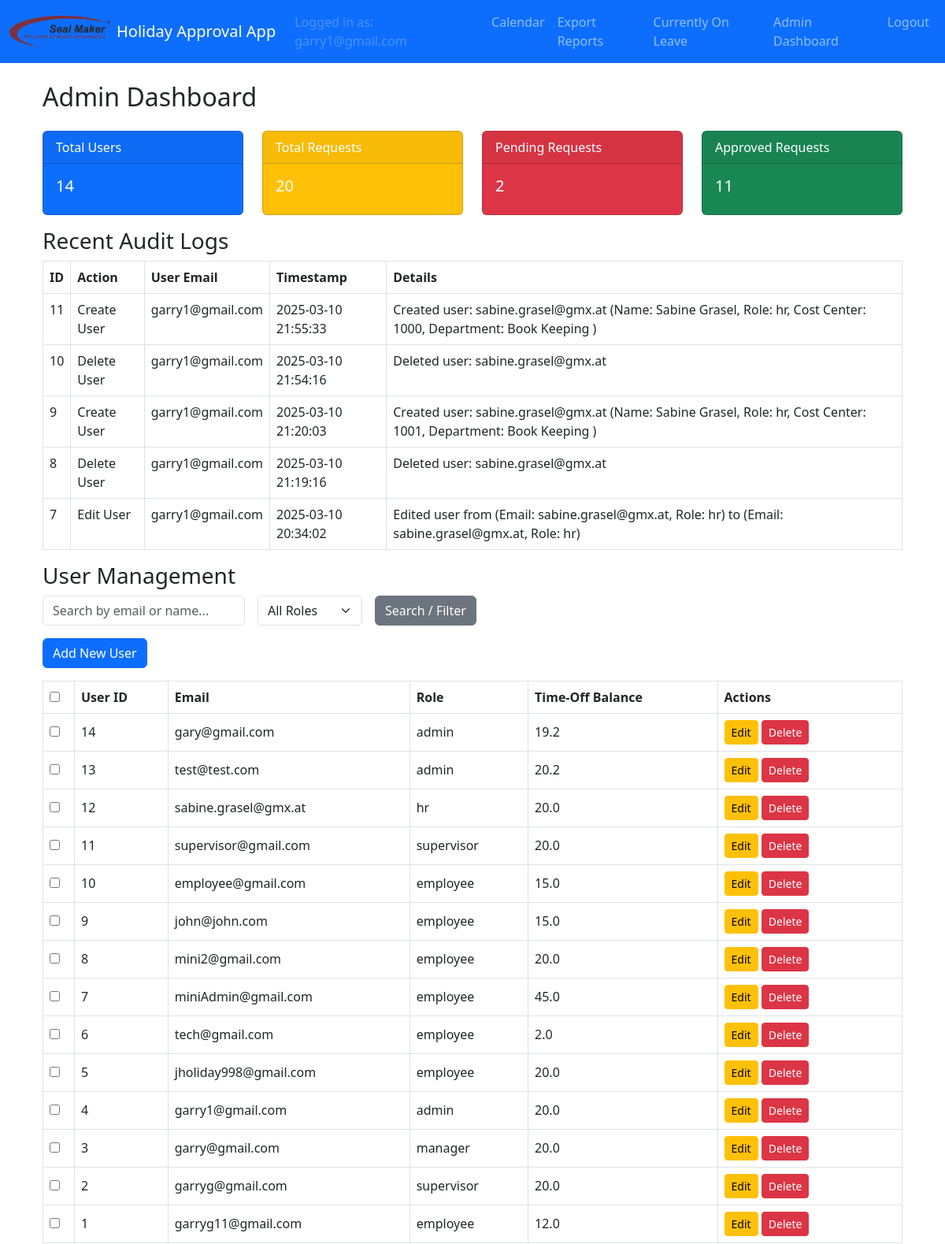
/admin/dashboard (signed in, upper part), run on an earlier commit of the app's database.
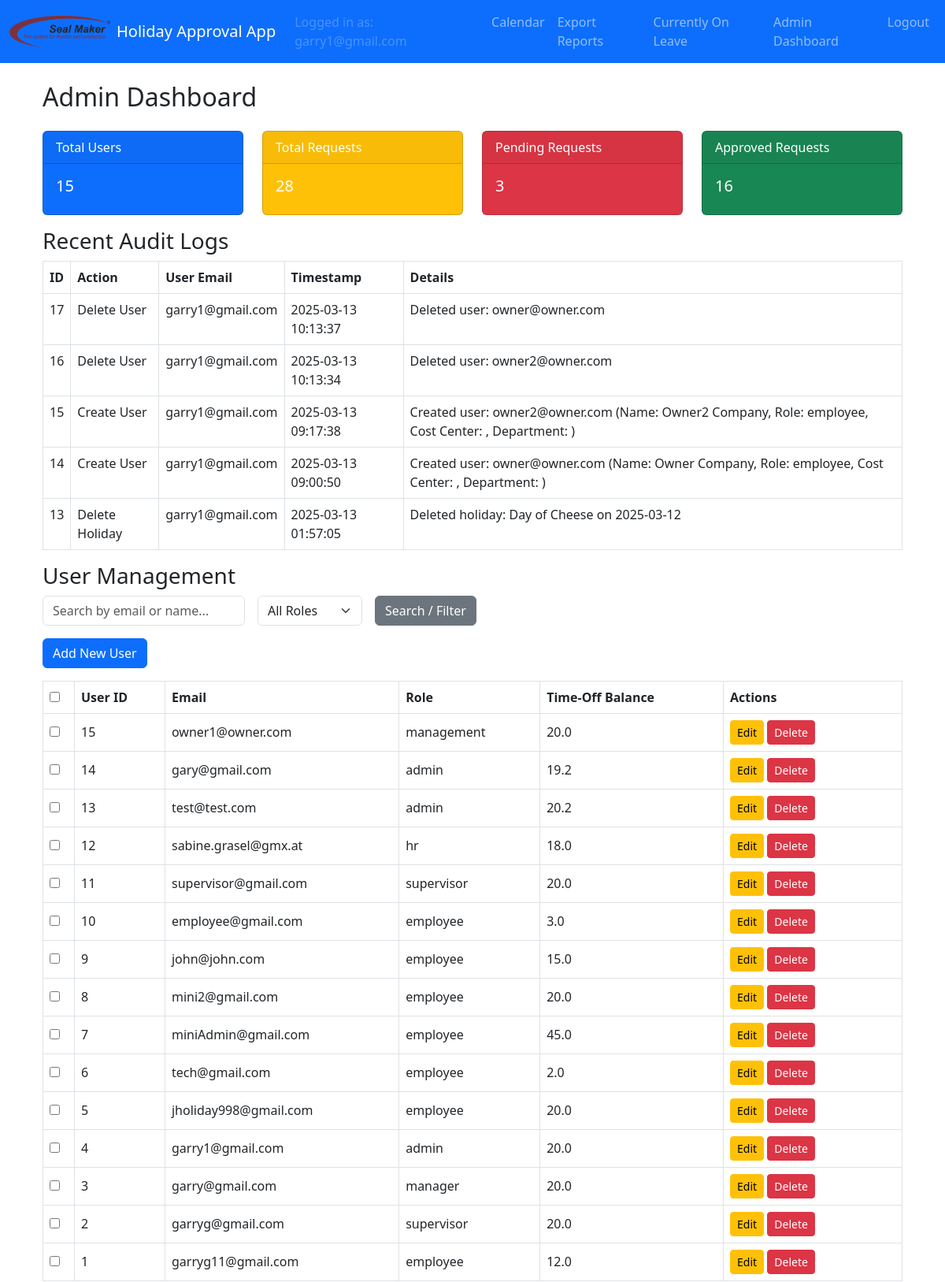
And on a later commit of the database.
### models.py (models this page shows, shortened)
class AuditLog(db.Model):
    id = db.Column(db.Integer, primary_key=True)
    action = db.Column(db.String(200), nullable=False)
    timestamp = db.Column(db.DateTime, default=datetime.utcnow)
    user_email = db.Column(db.String(120), nullable=False)
    details = db.Column(db.Text)

class User(UserMixin, db.Model):
    id = db.Column(db.Integer, primary_key=True)
    email = db.Column(db.String(120), unique=True, nullable=False)
    name = db.Column(db.String(120), nullable=True)           # Full name field
    cost_center = db.Column(db.String(50), nullable=True)       # Cost center field
    password_hash = db.Column(db.String(128), nullable=False)
    role = db.Column(db.String(20), nullable=False)             # Roles: employee, supervisor, manager, admin, hr, sub-admin
    time_off_balance = db.Column(db.Float, nullable=False, default=20.0, server_default="20.0")
    active = db.Column(db.Boolean, nullable=False, default=True, server_default="1")
    department = db.Column(db.String(100), nullable=True)       # Department field
    force_password_reset = db.Column(db.Boolean, nullable=False, default=False, server_default="0")

### admin/routes.py (the view)
@admin_bp.route('/dashboard', methods=['GET'])
@login_required
@admin_required
def dashboard():
    total_users = User.query.count()
    total_requests = HolidayRequest.query.count()
    pending_requests = HolidayRequest.query.filter_by(status='pending').count()
    approved_requests = HolidayRequest.query.filter_by(status='approved').count()
    audit_logs = AuditLog.query.order_by(AuditLog.timestamp.desc()).limit(5).all()
    search_term = request.args.get('search', '').strip()
    role_filter = request.args.get('role', '').strip()
    query = User.query
    if search_term:
        like_pattern = f"%{search_term}%"
        query = query.filter((User.email.ilike(like_pattern)) | (User.name.ilike(like_pattern)))
    if role_filter:
        query = query.filter_by(role=role_filter)
    users_list = query.order_by(User.id.desc()).all()
    return render_template(
        'admin_dashboard.html',
        total_users=total_users,
        total_requests=total_requests,
        pending_requests=pending_requests,
        approved_requests=approved_requests,
        audit_logs=audit_logs,
        users=users_list
    )

### admin/routes.py (called while the page is built)
def admin_required(func):
    @wraps(func)
    def wrapper(*args, **kwargs):
        if current_user.role not in ['admin', 'sub-admin']:
            flash(_("Access denied: Admins only."), "danger")
            return redirect(url_for('main.calendar'))
        return func(*args, **kwargs)
    return wrapper

### app.py (called while the page is built, shortened)
def create_app():
    app = Flask(__name__)
    app.config.from_object(Config)
    db.init_app(app)
    migrate.init_app(app, db)
    login_manager.init_app(app)
    bcrypt.init_app(app)
    mail.init_app(app)
    babel = Babel(app)
    babel.locale_selector_func = lambda: request.accept_languages.best_match(app.config['LANGUAGES'])
    @app.context_processor
    def inject_locale():
        return dict(get_locale=babel.locale_selector_func)
    login_manager.login_view = 'auth.login'
    @login_manager.user_loader
    def load_user(user_id):
        return User.query.get(int(user_id))

### templates/admin_dashboard.html (shortened to what this page needs)
{% extends "layout.html" %}
{% block content %}
<div class="container">
  <h2 class="mb-4">Admin Dashboard</h2>
  <div class="row">
    <div class="col-md-3">
      <div class="card text-white bg-primary mb-3">
        <div class="card-header">Total Users</div>
        <div class="card-body">
          <h5 class="card-title">{{ total_users }}</h5>
        </div>
      </div>
    </div>
    <div class="col-md-3">
      <div class="card text-white bg-warning mb-3">
        <div class="card-header">Total Requests</div>
        <div class="card-body">
          <h5 class="card-title">{{ total_requests }}</h5>
        </div>
      </div>
    </div>
    <div class="col-md-3">
      <div class="card text-white bg-danger mb-3">
        <div class="card-header">Pending Requests</div>
        <div class="card-body">
          <h5 class="card-title">{{ pending_requests }}</h5>
        </div>
      </div>
    </div>
    <div class="col-md-3">
      <div class="card text-white bg-success mb-3">
        <div class="card-header">Approved Requests</div>
        <div class="card-body">
          <h5 class="card-title">{{ approved_requests }}</h5>
        </div>
      </div>
    </div>
  </div>
  <h3>Recent Audit Logs</h3>
  {% if audit_logs %}
    <table class="table table-bordered">
      <thead>
        <tr>
          <th>ID</th>
          <th>Action</th>
          <th>User Email</th>
          <th>Timestamp</th>
          <th>Details</th>
        </tr>
      </thead>
      <tbody>
        {% for log in audit_logs %}
        <tr>
          <td>{{ log.id }}</td>
          <td>{{ log.action }}</td>
          <td>{{ log.user_email }}</td>
          <td>{{ log.timestamp.strftime('%Y-%m-%d %H:%M:%S') }}</td>
          <td>{{ log.details }}</td>
        </tr>
        {% endfor %}
      </tbody>
    </table>
  {% else %}
    <p>No audit logs available.</p>
  {% endif %}
  <h3>User Management</h3>
  <form class="row g-3 mb-3" method="GET" action="{{ url_for('admin.dashboard') }}">
    <div class="col-auto">
      <input type="text" name="search" class="form-control" placeholder="Search by email or name..." value="{{ request.args.get('search', '') }}">
    </div>
    <div class="col-auto">
      <select name="role" class="form-select">
        <option value="">All Roles</option>
      </select>
    </div>
    <div class="col-auto">
      <button type="submit" class="btn btn-secondary">Search / Filter</button>
    </div>
  </form>
  <a href="{{ url_for('admin.new_user') }}" class="btn btn-primary mb-3">Add New User</a>
  {% if users %}
    <form method="POST" action="{{ url_for('admin.bulk_user_action') }}">
      <table class="table table-bordered align-middle">
        <thead>
          <tr>
            <th style="width: 40px;">
              <input type="checkbox" id="select-all" onclick="toggleAllCheckboxes(this)" title="Select / Deselect All">
            </th>
            <th>User ID</th>
            <th>Email</th>
            <th>Role</th>
            <th>Time-Off Balance</th>
            <th style="min-width: 150px;">Actions</th>
          </tr>
        </thead>
        <tbody>
          {% for user in users %}
          <tr>
            <td>
              <input type="checkbox" name="user_ids" value="{{ user.id }}">
            </td>
            <td>{{ user.id }}</td>
            <td>{{ user.email }}</td>
            <td>{{ user.role }}</td>
            <td>{{ user.time_off_balance }}</td>
            <td>
              <a href="{{ url_for('admin.edit_user', user_id=user.id) }}" class="btn btn-warning btn-sm">Edit</a>
              <form action="{{ url_for('admin.delete_user', user_id=user.id) }}" method="POST" style="display:inline;">
                <button type="submit" class="btn btn-danger btn-sm" onclick="return confirm('Delete this user?');">Delete</button>
              </form>
            </td>
          </tr>
          {% endfor %}
        </tbody>
      </table>
    </form>
  {% else %}
    <p>No users found.</p>
  {% endif %}
</div>
{% endblock %}

### templates/layout.html (shortened to what this page needs)
<!doctype html>
<html lang="{{ get_locale() }}">
  <head>
    <link
      href="https://cdn.jsdelivr.net/npm/bootstrap@5.3.0/dist/css/bootstrap.min.css"
      rel="stylesheet"
    >
    <link rel="stylesheet" href="{{ url_for('static', filename='css/styles.css') }}">
  </head>
  <body>
    <nav class="navbar navbar-expand-lg navbar-dark bg-primary">
      <div class="container-fluid">
        <a class="navbar-brand d-flex align-items-center" href="{{ url_for('main.calendar') }}">
          <img
            src="{{ url_for('static', filename='img/logo.png') }}"
            alt="{{ _('Company Logo') }}"
            height="40"
            class="me-2"
          >
          <span>{{ _("Holiday Approval App") }}</span>
        </a>
        <div class="collapse navbar-collapse" id="navbarSupportedContent">
          <ul class="navbar-nav ms-auto">
            {% if current_user.is_authenticated %}
              <li class="nav-item">
                <span class="nav-link disabled">
                  {{ _("Logged in as:") }} {{ current_user.email }}
                </span>
              </li>
              <li class="nav-item">
                <a class="nav-link" href="{{ url_for('main.calendar') }}">{{ _("Calendar") }}</a>
              </li>
              <li class="nav-item">
                <a class="nav-link" href="{{ url_for('main.export_reports') }}">{{ _("Export Reports") }}</a>
              </li>
              <li class="nav-item">
                <a class="nav-link" href="{{ url_for('main.currently_on_leave') }}">{{ _("Currently On Leave") }}</a>
              </li>
              {% if current_user.role == 'employee' %}
                <li class="nav-item">
                  <a class="nav-link" href="{{ url_for('main.new_holiday_request') }}">{{ _("Request") }}</a>
                </li>
                <li class="nav-item">
                  <a class="nav-link" href="{{ url_for('main.employee_dashboard') }}">{{ _("Employee Dashboard") }}</a>
                </li>
              {% elif current_user.role == 'supervisor' %}
                <li class="nav-item">
                  <a class="nav-link" href="{{ url_for('main.supervisor_dashboard') }}">{{ _("Supervisor Dashboard") }}</a>
                </li>
              {% elif current_user.role == 'manager' %}
                <li class="nav-item">
                  <a class="nav-link" href="{{ url_for('main.manager_dashboard') }}">{{ _("Manager Dashboard") }}</a>
                </li>
              {% elif current_user.role == 'admin' %}
                <li class="nav-item">
                  <a class="nav-link" href="{{ url_for('admin.dashboard') }}">{{ _("Admin Dashboard") }}</a>
                </li>
              {% elif current_user.role == 'hr' %}
                <li class="nav-item">
                  <a class="nav-link" href="{{ url_for('hr.dashboard') }}">{{ _("HR Dashboard") }}</a>
                </li>
              {% elif current_user.role == 'management' %}
                <li class="nav-item">
                  <a class="nav-link" href="{{ url_for('main.management_dashboard') }}">{{ _("Management Dashboard") }}</a>
                </li>
              {% endif %}
              <li class="nav-item">
                <a class="nav-link" href="{{ url_for('auth.logout') }}">{{ _("Logout") }}</a>
              </li>
            {% else %}
              <li class="nav-item">
                <a class="nav-link" href="{{ url_for('auth.login') }}">{{ _("Login") }}</a>
              </li>
            {% endif %}
          </ul>
        </div>
      </div>
    </nav>
    <div class="container my-4">
      {% block content %}{% endblock %}
    </div>
  </body>
</html>

What changed in the data, as far as the page shows it:
no longer on this page (row unchanged): AuditLog: id "11", action "Create User", user_email "garry1@gmail.com", timestamp "2025-03-10 21:55:33", details "Created user: sabine.grasel@gmx.at (Name: Sabine Grasel, Role: hr, Cost Center: 1000, Department: Book Keeping )"
no longer on this page (row unchanged): AuditLog: id "10", action "Delete User", user_email "garry1@gmail.com", timestamp "2025-03-10 21:54:16", details "Deleted user: sabine.grasel@gmx.at"
no longer on this page (row unchanged): AuditLog: id "9", action "Create User", user_email "garry1@gmail.com", timestamp "2025-03-10 21:20:03", details "Created user: sabine.grasel@gmx.at (Name: Sabine Grasel, Role: hr, Cost Center: 1001, Department: Book Keeping )"
no longer on this page (row unchanged): AuditLog: id "8", action "Delete User", user_email "garry1@gmail.com", timestamp "2025-03-10 21:19:16", details "Deleted user: sabine.grasel@gmx.at"
no longer on this page (row unchanged): AuditLog: id "7", action "Edit User", user_email "garry1@gmail.com", timestamp "2025-03-10 20:34:02", details "Edited user from (Email: sabine.grasel@gmx.at, Role: hr) to (Email: sabine.grasel@gmx.at, Role: hr)"
added AuditLog: id "17", action "Delete User", user_email "garry1@gmail.com", timestamp "2025-03-13 10:13:37", details "Deleted user: owner@owner.com"
added AuditLog: id "16", action "Delete User", user_email "garry1@gmail.com", timestamp "2025-03-13 10:13:34", details "Deleted user: owner2@owner.com"
added AuditLog: id "15", action "Create User", user_email "garry1@gmail.com", timestamp "2025-03-13 09:17:38", details "Created user: owner2@owner.com (Name: Owner2 Company, Role: employee, Cost Center: , Department: )"
added AuditLog: id "14", action "Create User", user_email "garry1@gmail.com", timestamp "2025-03-13 09:00:50", details "Created user: owner@owner.com (Name: Owner Company, Role: employee, Cost Center: , Department: )"
added AuditLog: id "13", action "Delete Holiday", user_email "garry1@gmail.com", timestamp "2025-03-13 01:57:05", details "Deleted holiday: Day of Cheese on 2025-03-12"
added User: id "15", email "owner1@owner.com", role "management", time_off_balance "20.0"
changed User "sabine.grasel@gmx.at": time_off_balance "20.0" → "18.0"
changed User "employee@gmail.com": time_off_balance "15.0" → "3.0"
Also different on the page:
{{ total_users }}: "14" → "15"
{{ total_requests }}: "20" → "28"
{{ pending_requests }}: "2" → "3"
{{ approved_requests }}: "11" → "16"
